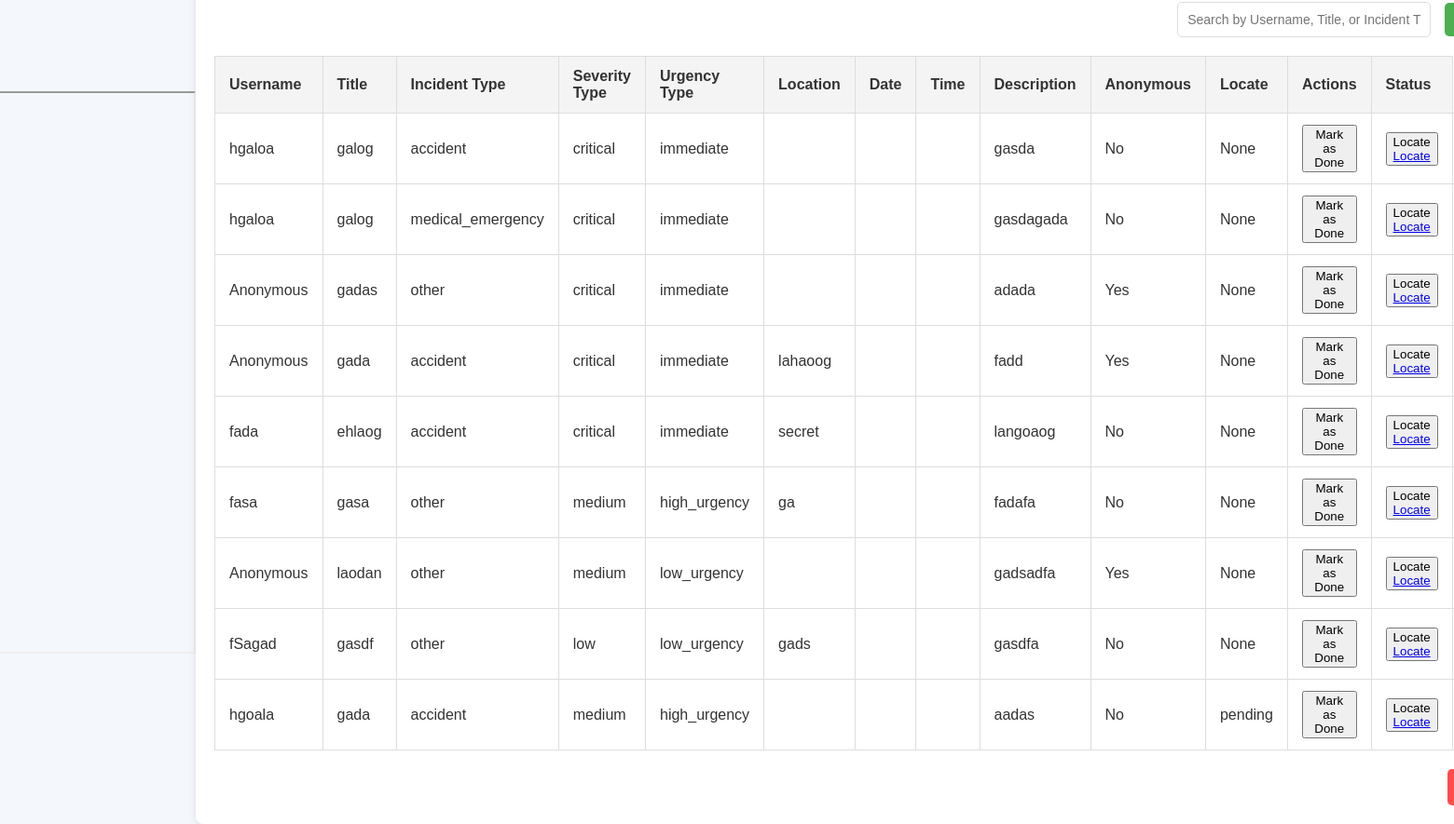
The page /search_reports on the database as committed earlier.
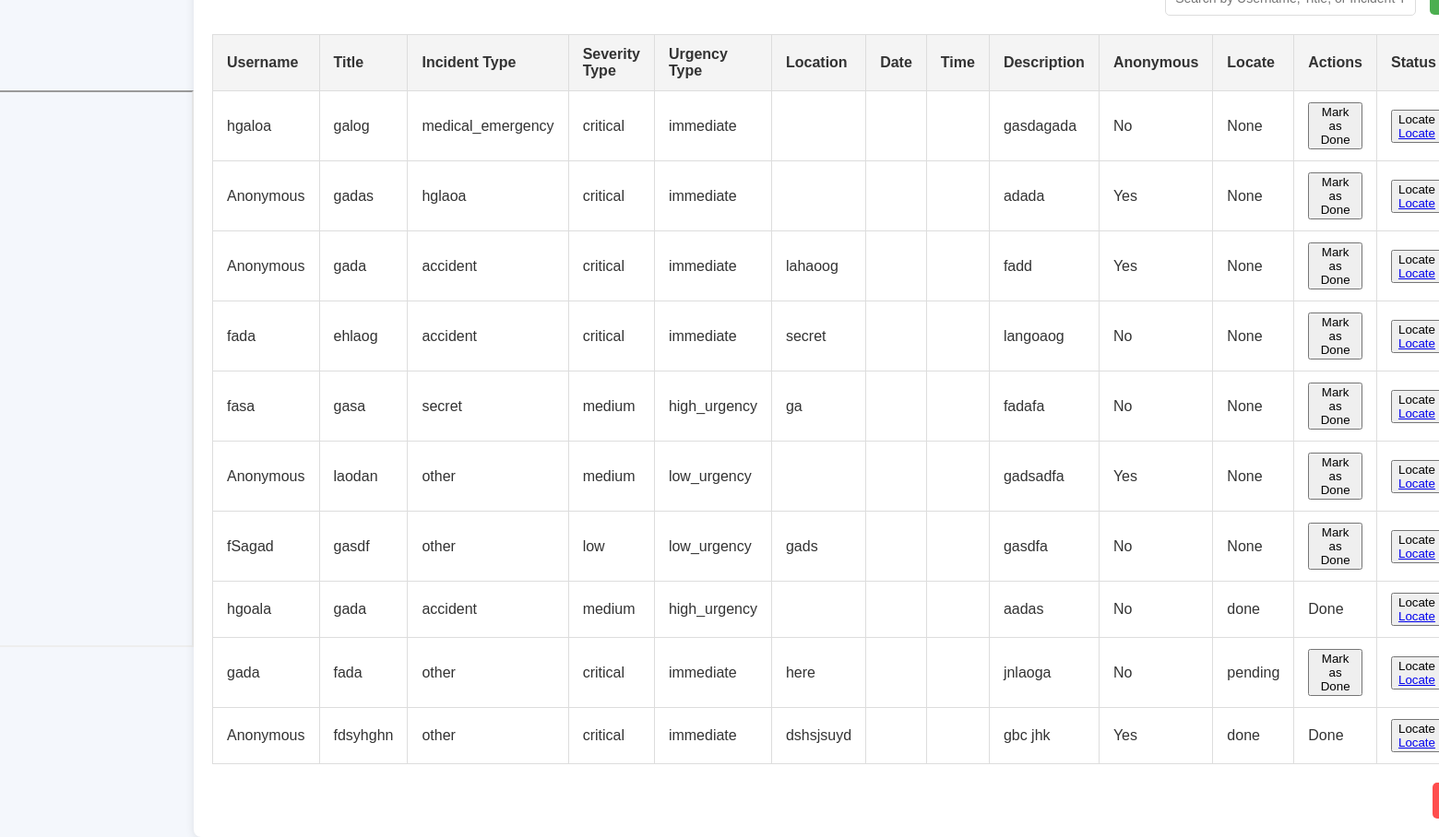
The same page on the database as committed later.
### app.py (models this page shows, shortened)
class Report(db.Model):
    id = db.Column(db.Integer, primary_key=True)
    title = db.Column(db.String(100))
    location = db.Column(db.String(100))
    latitude = db.Column(db.Float, nullable=True)
    longitude = db.Column(db.Float, nullable=True)
    timestamp = db.Column(db.DateTime, default=datetime.utcnow)
    description = db.Column(db.Text)
    anonymous = db.Column(db.Boolean)
    username = db.Column(db.String(50))
    incident_type = db.Column(db.String(50))
    severity_type = db.Column(db.String(50))
    urgency_type = db.Column(db.String(50))
    status = db.Column(db.String(50), default='pending')

### app.py (the view)
@app.route('/search_reports')
def search_reports():
    search_query = request.args.get('search')
    reports = Report.query.filter(
        Report.title.ilike(f'%{search_query}%') |
        Report.location.ilike(f'%{search_query}%') |
        Report.username.ilike(f'%{search_query}%') |
        Report.incident_type.ilike(f'%{search_query}%')
    ).all() if search_query else Report.query.all()
    return render_template('admin_reports.html', reports=reports)

### templates/admin_reports.html (shortened to what this page needs)
<!DOCTYPE html>
<html lang="en">
<head>
    <link rel="stylesheet" href="/static/styles.css">
    <iframe src="{{ url_for('static', filename='map.html') }}" width="100%" height="600"></iframe>
</head>
<body>
    <div class="container">
        <div class="search-form">
            <form action="/search_reports" method="GET">
                <input type="text" name="search" placeholder="Search by Username, Title, or Incident Type" required>
                <button type="submit">Search</button>
            </form>
        </div>
        <table>
            <thead>
                <tr>
                    <th>Username</th>
                    <th>Title</th>
                    <th>Incident Type</th>
                    <th>Severity Type</th>
                    <th>Urgency Type</th>
                    <th>Location</th>
                    <th>Date</th>
                    <th>Time</th>
                    <th>Description</th>
                    <th>Anonymous</th>
                    <th>Locate</th>
                    <th>Actions</th>
                    <th>Status</th>
                </tr>
            </thead>
            <tbody>
                {% for report in reports %}
                    <tr class="{% if report.severity_type == 'Critical' and report.urgency_type == 'Immediate' %}critical{% endif %}">
                        <td>{{ report.username if not report.anonymous else "Anonymous" }}</td>
                        <td>{{ report.title }}</td>
                        <td>{{ report.incident_type }}</td>
                        <td>{{ report.severity_type }}</td>
                        <td>{{ report.urgency_type }}</td>
                        <td>{{ report.location }}</td>
                        <td>{{ report.date }}</td>
                        <td>{{ report.time }}</td>
                        <td>{{ report.description }}</td>
                        <td>{{ "Yes" if report.anonymous else "No" }}</td>
                        <td>{{ report.status }}</td>
                        <td>
                            {% if report.status != 'done' %}
                            <form action="{{ url_for('mark_as_done', id=report.id) }}" method="POST">
                                <button type="submit">Mark as Done</button>
                            </form>
                            {% else %}
                            <span>Done</span>
                            {% endif %}
                        </td>
                        <td>
                            <button onclick="locateResident(
                                {% if report.latitude is not none %}{{ report.latitude }}{% else %}null{% endif %},
                                {% if report.longitude is not none %}{{ report.longitude }}{% else %}null{% endif %}
                            )">
                                Locate
                                <a href="{{ url_for('locate_report', report_id=report.id) }}" class="btn btn-primary">Locate</a>
                            </button>
                        </td>
                    </tr>
                {% endfor %}
            </tbody>
        </table>
        <div class="logout-btn">
            <form action="/logout" method="GET">
                <button type="submit">Logout</button>
            </form>
        </div>
    </div>
</body>
</html

### static/css/styles.css (style rules this page uses)
body, html { margin: 0; padding: 0; width: 100%; height: 100%; font-family: Arial, sans-serif; display: flex; justify-content: center; align-items: center; }

### templates/admin_reports.html (style rules this page uses)
body { font-family: Arial, sans-serif; background-color: #f4f7fc; margin: 0; padding: 0; }
.container { width: 90%; margin: 20px auto; background-color: white; box-shadow: 0 2px 10px rgba(0, 0, 0, 0.1); padding: 20px; border-radius: 8px; }
.search-form { display: flex; justify-content: flex-end; margin-bottom: 20px; }
.search-form input[type="text"] { padding: 10px; font-size: 14px; width: 250px; border: 1px solid #ddd; border-radius: 5px; margin-right: 10px; }
.search-form button { padding: 10px 20px; background-color: #4CAF50; color: white; border: none; border-radius: 5px; cursor: pointer; font-size: 14px; }
table { width: 100%; border-collapse: collapse; margin-top: 20px; }
th, td { padding: 12px 15px; text-align: left; border: 1px solid #ddd; }
th { background-color: #f4f4f4; color: #333; font-weight: bold; }
td { background-color: #fff; color: #333; }
tr:nth-child(even) { background-color: #f9f9f9; }
.logout-btn { text-align: right; margin-top: 20px; }
.logout-btn button { padding: 12px 20px; background-color: #ff4d4d; color: white; border: none; border-radius: 5px; cursor: pointer; }

Rows that differ between the two databases and show on the page:
removed Report: anonymous+username "hgaloa", title "galog", incident_type "accident", severity_type "critical", urgency_type "immediate", description "gasda", anonymous "No", status "None"
changed Report "gadas": incident_type "other" → "hglaoa"
changed Report "fasa": incident_type "other" → "secret"
changed Report "hgoala": status "pending" → "done"; status "Mark as Done" → "Done"
added Report: anonymous+username "gada", title "fada", incident_type "other", severity_type "critical", urgency_type "immediate", location "here", description "jnlaoga", anonymous "No", status "pending"
added Report: anonymous "Anonymous", title "fdsyhghn", incident_type "other", severity_type "critical", urgency_type "immediate", location "dshsjsuyd", description "gbc jhk", anonymous "Yes", status "done", shows "Done"
